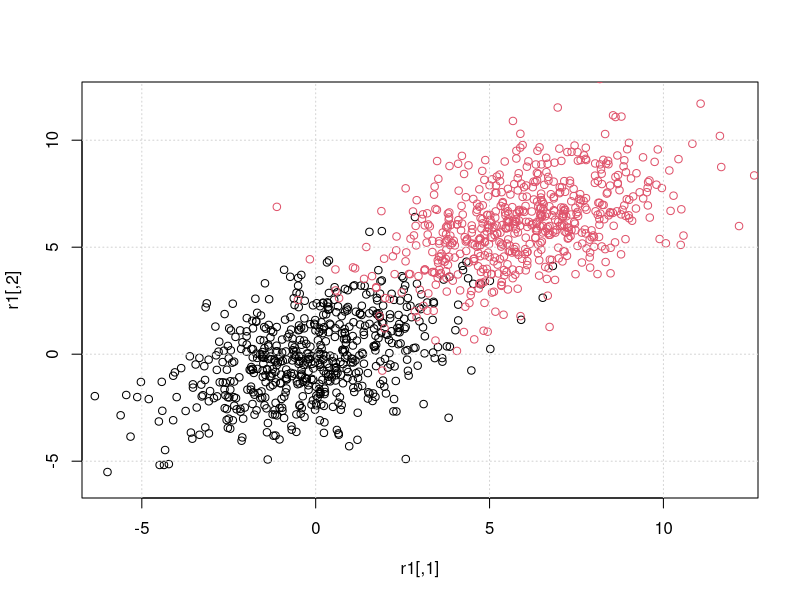
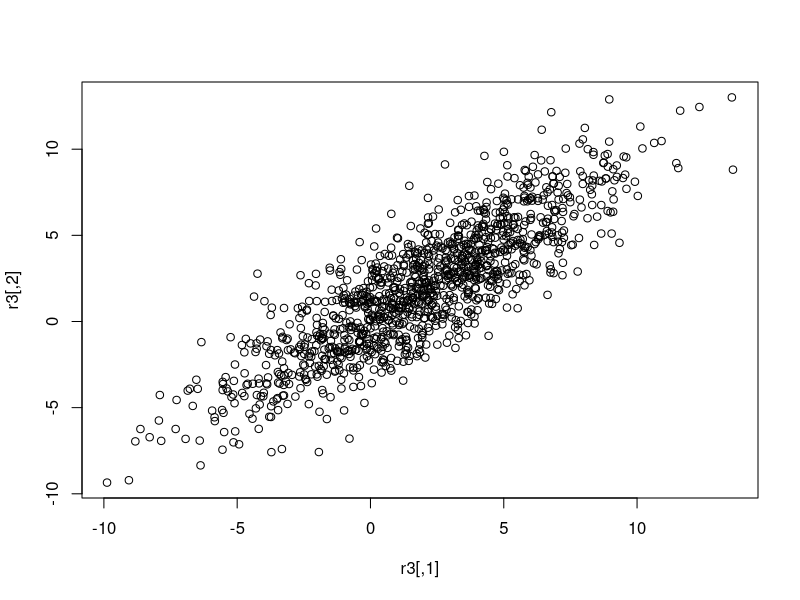

These charts were generated, in order, by the following R code: (Note: this script raises an error after producing the figures.)
library(mixtools)
library(boot)
#### Bootstrap is sensitive to the mixture nature of a distribution

N = 1200
{
  mu1= c(0,0)
  mu2= c(6,6)
  mu0= (mu1+mu2)/2
  Cmu <- (outer(mu1-mu0,mu1-mu0) + outer(mu2-mu0,mu2-mu0))/2
  C0 = matrix(c(4,2,2,4),ncol=2)
  C = Cmu + C0
  r1 <- rmvnorm(N/2,mu1,C0)
  # plot(r[,1],r[,2])
  plot(r1,xlim=c(-6,12),ylim=c(-6,12))
  r2 <- rmvnorm(N/2,mu2,C0)
  points(r2,col=2)
  grid()
  rmix <- rbind(r1,r2)
  # C <- cov(rmix)
}

# cor(rbind(r1,r2))
{
  r3 <- rmvnorm(N,c(2,2),C)
  plot(r3)
  cor(r3)
}


{
  dat <- rmix
  res <- boot(dat,function(x,i)cor(x[i,]),R=8000)
  dev <- t(res$t)- as.vector(res$t0)
  SD <- apply(dev,1,sd)
  SD <- matrix(SD,dim(res$t0)) #* sqrt(res$R)
  Z  =res$t0 / SD
  P = pnorm(abs(Z),lower.tail = F)
  diag(Z) <-0
  print(cov(dat))
  print(cor(dat))
  print(SD)
  print(Z)
}


{
  dat <- r3
  res <- boot(dat,function(x,i)cor(x[i,]),R=8000)
  dev <- t(res$t)- as.vector(res$t0)
  SD <- apply(dev,1,sd)
  SD <- matrix(SD,dim(res$t0))
  SD <- matrix(SD,dim(res$t0))# * sqrt(res$R-1)
  Z  =res$t0 / SD
  P = pnorm(abs(Z),lower.tail = F)
  diag(Z) <-0
  print(cov(dat))
  print(cor(dat))
  print(SD)
  print(Z)
}
# ?boot.se()
stop()
# boot.comp(expr.dat,max.comp = 10,N=50)
{
  x <- expr.dat[,1:2]
  res = mvnormalmixEM(x,k=2)
  # res$loglik
  res$all.loglik
}
plot(x)
# res$loglik
# library(ggplot2)
# plotmatrix(x)
pairs(expr.dat[,1:5])
with(env.sub,
pairs(expr.dat[,15:20])
)
# hist(x)
plot(res$posterior)

rdata(RTdata)
set.seed(100)
# x <- as.matrix(RTdata[, 1:3])
# y <- makemultdata(x, cuts = quantile(x, (1:9)/10))$y
# x
